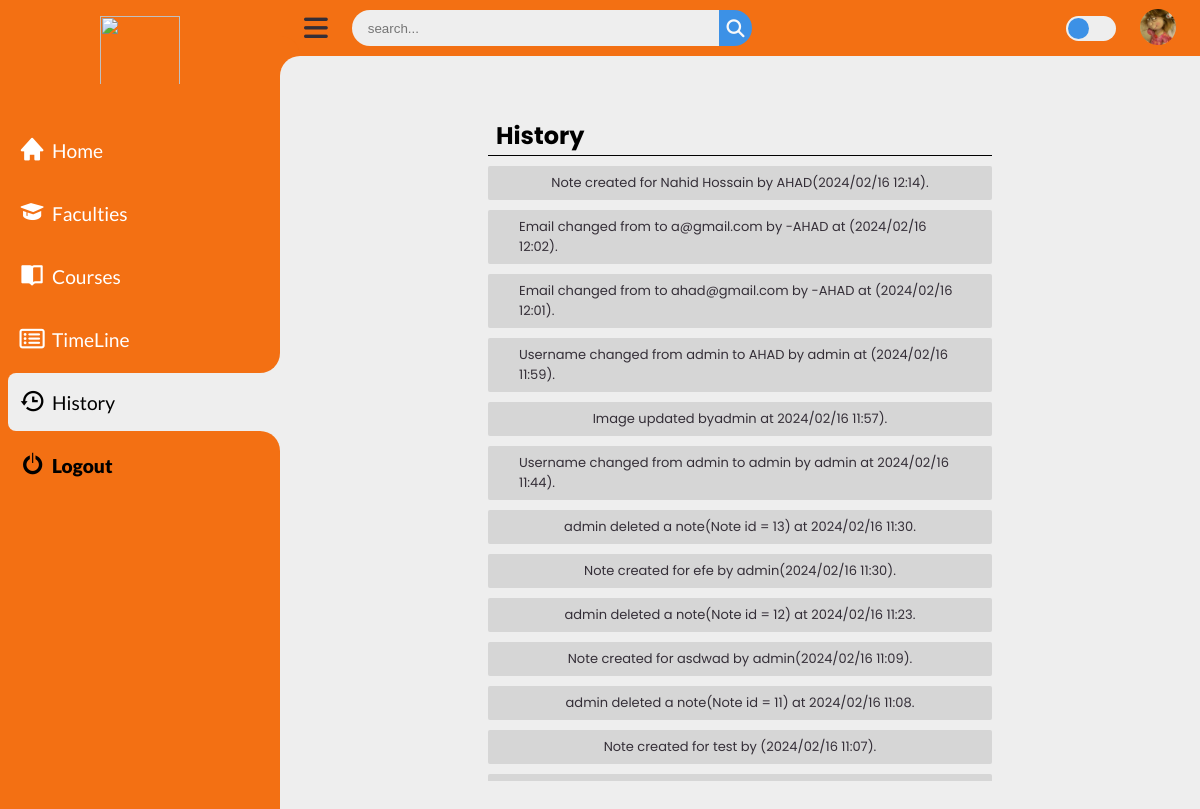
The page /history/history.php (signed in) on the database its author committed.
### tables this page shows
CREATE TABLE `accounts` (
  `ac_id` int(2) NOT NULL,
  `username` varchar(35) NOT NULL,
  `useremail` varchar(50) NOT NULL,
  `userpassword` varchar(255) NOT NULL,
  `priority` int(3) NOT NULL,
  `img` varchar(255) NOT NULL
);

CREATE TABLE `history` (
  `his_id` int(3) NOT NULL,
  `key_word` varchar(20) NOT NULL,
  `content` varchar(255) NOT NULL
);

### accounts/fetch_info_BE.php (called while the page is built, shortened)
<?php
    include('/xampp/htdocs/web_Progrmming_project/db_con.php');
    if (isset($_SESSION['ac_id']) && isset($_SESSION['prior'])) {
        $ac_id = $_SESSION['ac_id'];
        $prior = $_SESSION['prior'];
        $sql = "SELECT username, useremail, img FROM accounts WHERE ac_id = $ac_id AND priority = $prior";
        $result = mysqli_query($con, $sql);
            if (mysqli_num_rows($result) == 1) {
                $row = mysqli_fetch_array($result);
                $img = $row['img'];
            } else {
                $_SESSION['red'] = "Warning: Failed to fetch data";
                exit(0);
            }
        } else {
            $_SESSION['red'] = "Warning: Please Login First";
            header("Location: /log_Sign/Login.php");
            exit(0);
    }
?>

### history/fetch_history_BE.php (the view, shortened to what this page needs)
<?php
    include('/xampp/htdocs/web_Progrmming_project/db_con.php');
    $sql = "SELECT key_word, content FROM history ORDER BY his_id DESC";
    $result = $con->query($sql);
    if ($result->num_rows > 0) {
        while($row = $result->fetch_assoc()) {
            echo '<li class="not-completed">
                    <div class="notice-container">
                        <p>' .htmlspecialchars($row["content"]). '</p>
                    </div>
                </li>';
        }
    }
?>

### history/history.php (shortened to what this page needs)
<?php
    include('/xampp/htdocs/web_Progrmming_project/accounts/fetch_info_BE.php');
?>
<!DOCTYPE html>
<html lang="en">
    <head>
        <link rel="stylesheet" href="https://cdnjs.cloudflare.com/ajax/libs/font-awesome/6.4.0/css/all.min.css"/>
        <link href='https://unpkg.com/boxicons@2.1.4/css/boxicons.min.css' rel='stylesheet'>
        <link rel="stylesheet" href="/history/history.css" />
    </head>
    <body>
        <section class="sidebar">
            <a href="#" class="logo">
                <img src="#"/>
            </a>
            <ul class="side-menu top">
                <li>
                <a href="/home/Home.php" class="nav-link">
                    <i style="font-size: 1.7rem;" class='bx bxs-home' ></i>
                    <span class="text">Home</span>
                </a>
                </li>
                <li>
                <a href="#" class="nav-link">
                    <i style="font-size: 1.7rem;" class='bx bxs-graduation' ></i>
                    <span class="text">Faculties</span>
                </a>
                </li>
                <li>
                <a href="#" class="nav-link">
                    <i style="font-size: 1.6rem;" class='bx bxs-book-open'></i>
                    <span class="text">Courses</span>
                </a>
                </li>
                <li>
                <a href="#" class="nav-link">
                    <i style="font-size: 1.4rem;" class="fa-regular fa-rectangle-list"></i>
                    <span class="text">TimeLine</span>
                </a>
                </li>
                <li class="active">
                    <a href="#" class="nav-link">
                        <i style="font-size: 1.7rem;" class='bx bx-history' ></i>
                        <span class="text">History</span>
                    </a>
                </li>
                <li>
                <a href="/log_Sign/logout_BE.php" class="logout">
                    <i style="font-size: 1.7rem; font-weight:900;" class='bx bx-power-off' ></i>
                    <span class="text">Logout</span>
                </a>
                </li>
            </ul>
        </section>
        <section class="content">
            <nav class="e">
                <i class="fas fa-bars menu-btn"></i>
                <form action="#">
                    <div class="form-input">
                        <input type="search" placeholder="search..." />
                        <button class="search-btn">
                        <i class="fas fa-search search-icon"></i>
                        </button>
                    </div>
                </form>
                <label for="switch-mode" class="switch-mode"></label>
                <a href="/accounts/account.php" class="profile"><img src="../accounts/<?php echo $img ?>" alt="profile"/></a>
            </nav>
            <main>
                <div class="lower-part">
                    <div class="todo-1">
                        <div class="head">
                            <h1>History</h1>
                        </div>
                        <ul class="todo-list">
                            <?php
                                include('/xampp/htdocs/web_Progrmming_project/history/fetch_history_BE.php');
                            ?>
                        </ul>
                    </div>
                </div>
            </main>
        </section>
    </body>
</html>

### rows shown on the page
accounts: img (picture)
history: content "Note created for Nahid Hossain by AHAD(2024/02/16 12:14)."
history: content "Email changed from to a@gmail.com by -AHAD at (2024/02/16 12:02)."
history: content "Email changed from to ahad@gmail.com by -AHAD at (2024/02/16 12:01)."
history: content "Username changed from admin to AHAD by admin at (2024/02/16 11:59)."
history: content "Image updated byadmin at 2024/02/16 11:57)."
history: content "Username changed from admin to admin by admin at 2024/02/16 11:44)."
history: content "admin deleted a note(Note id = 13) at 2024/02/16 11:30."
history: content "Note created for efe by admin(2024/02/16 11:30)."
history: content "admin deleted a note(Note id = 12) at 2024/02/16 11:23."
history: content "Note created for asdwad by admin(2024/02/16 11:09)."
history: content "admin deleted a note(Note id = 11) at 2024/02/16 11:08."
history: content "Note created for test by (2024/02/16 11:07)."
